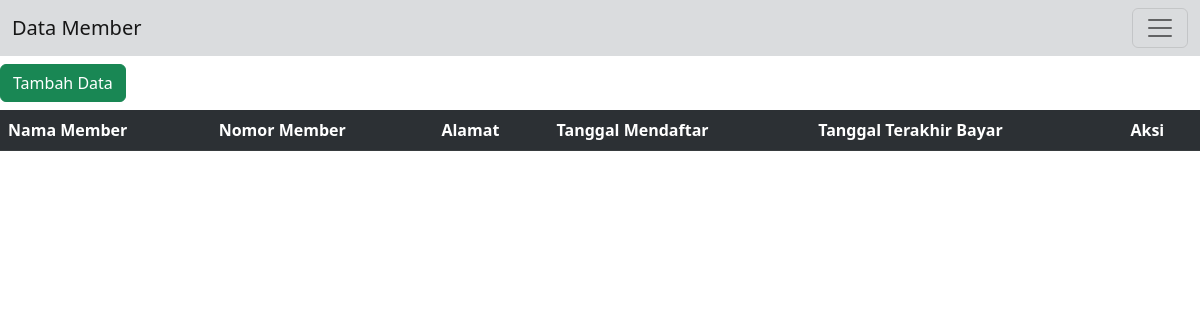
/Member.php, run on an earlier commit of the app's database.
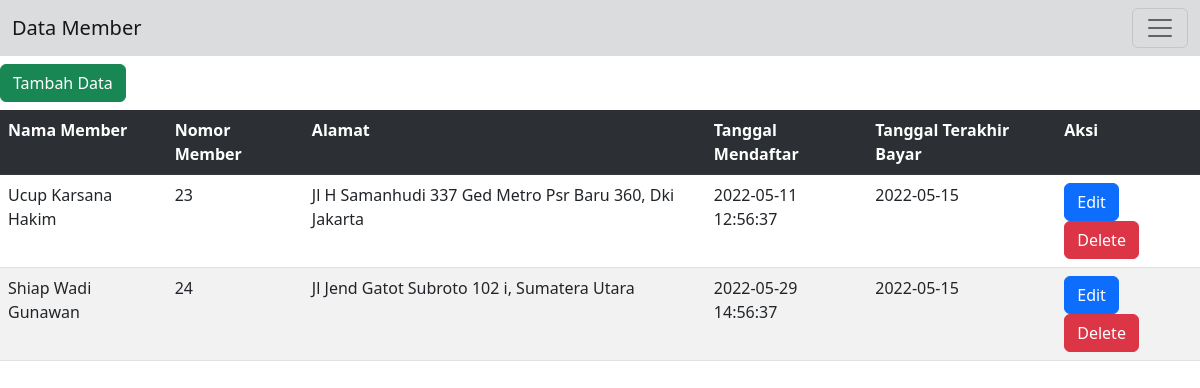
And on a later commit of the database.
### tables this page shows
CREATE TABLE `member` (
  `id_member` int(11) NOT NULL,
  `nama_member` varchar(250) NOT NULL,
  `nomor_member` varchar(15) NOT NULL,
  `alamat` text NOT NULL,
  `tgl_mendaftar` datetime NOT NULL,
  `tgl_terakhir_bayar` date NOT NULL
);

### Model.php (called while the page is built, shortened)
<?php
function GetAllDataMember($pdo)
{
    $sql = "SELECT * FROM member";
    $statement = $pdo->prepare($sql);
    $statement->execute();
    $members = $statement->fetchAll(PDO::FETCH_OBJ);
    return $members;
}

### Member.php (the view, shortened to what this page needs)
<?php
require 'Model.php';
require 'Koneksi.php';
?>
<!doctype html>
<html lang="en">
<head>
    <link href="https://cdn.jsdelivr.net/npm/bootstrap@5.2.0-beta1/dist/css/bootstrap.min.css" rel="stylesheet">
</head>
<body>
    <nav class="navbar navbar-inverse bg-secondary bg-opacity-25">
        <div class="container-fluid">
            <a class="navbar-brand" href="#">Data Member</a>
            <button class="navbar-toggler" type="button" data-bs-toggle="collapse" data-bs-target="#navbarSupportedContent" aria-controls="navbarSupportedContent" aria-expanded="false" aria-label="Toggle navigation">
                <span class="navbar-toggler-icon"></span>
            </button>
        </div>
    </nav>
    <a href='MemberForm.php?form=tambah'><button class="btn btn-success text-white mt-2">Tambah Data</button></a>
    <table class="table table-striped mt-2">
        <tr class="table-dark">
            <th scope="col">Nama Member</th>
            <th scope="col">Nomor Member</th>
            <th scope="col">Alamat</th>
            <th scope="col">Tanggal Mendaftar</th>
            <th scope="col">Tanggal Terakhir Bayar</th>
            <th scope="col">Aksi</th>
        </tr>
        <?php foreach (GetAllDataMember($conn) as $row) : ?>
            <tr>
                <td><?= $row->nama_member; ?></td>
                <td><?= $row->nomor_member; ?></td>
                <td><?= $row->alamat; ?></td>
                <td><?= $row->tgl_mendaftar; ?></td>
                <td><?= $row->tgl_terakhir_bayar; ?></td>
                <td>
                    <a href='MemberForm.php?id_member=<?= $row->id_member ?>&form=update'><button class="btn btn-primary text-white">Edit</button></a>
                    <a onclick="return confirm('Yakin hapus data yang dipilih?')" href='MemberForm.php?id_member=<?= $row->id_member ?>&form=delete'><button class="btn btn-danger text-white">Delete</button></a>
                </td>
            </tr>
        <?php endforeach; ?>
    </table>
</body>
</html>

What changed in the data, as far as the page shows it:
added member: nama_member "Ucup Karsana Hakim", nomor_member "23", alamat "Jl H Samanhudi 337 Ged Metro Psr Baru 360, Dki Jakarta", tgl_mendaftar "2022-05-11 12:56:37", tgl_terakhir_bayar "2022-05-15"
added member: nama_member "Shiap Wadi Gunawan", nomor_member "24", alamat "Jl Jend Gatot Subroto 102 i, Sumatera Utara", tgl_mendaftar "2022-05-29 14:56:37", tgl_terakhir_bayar "2022-05-15"
